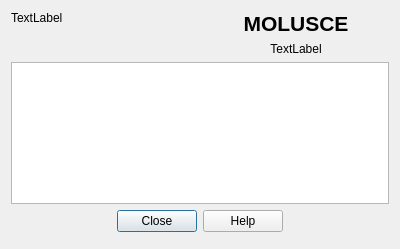
<?xml version="1.0" encoding="UTF-8"?>
<ui version="4.0">
 <class>AboutDialogBase</class>
 <widget class="QDialog" name="AboutDialogBase">
  <property name="geometry">
   <rect>
    <x>0</x>
    <y>0</y>
    <width>400</width>
    <height>249</height>
   </rect>
  </property>
  <property name="windowTitle">
   <string>About MOLUSCE</string>
  </property>
  <layout class="QGridLayout" name="gridLayout" columnstretch="0,0">
   <item row="1" column="1">
    <widget class="QLabel" name="lblVersion">
     <property name="text">
      <string>TextLabel</string>
     </property>
     <property name="alignment">
      <set>Qt::AlignCenter</set>
     </property>
    </widget>
   </item>
   <item row="0" column="0" rowspan="2">
    <widget class="QLabel" name="lblLogo">
     <property name="text">
      <string>TextLabel</string>
     </property>
     <property name="alignment">
      <set>Qt::AlignLeading|Qt::AlignLeft|Qt::AlignTop</set>
     </property>
    </widget>
   </item>
   <item row="0" column="1">
    <widget class="QLabel" name="label">
     <property name="text">
      <string>&lt;!DOCTYPE HTML PUBLIC &quot;-//W3C//DTD HTML 4.0//EN&quot; &quot;http://www.w3.org/TR/REC-html40/strict.dtd&quot;&gt;
&lt;html&gt;&lt;head&gt;&lt;meta name=&quot;qrichtext&quot; content=&quot;1&quot; /&gt;&lt;style type=&quot;text/css&quot;&gt;
p, li { white-space: pre-wrap; }
&lt;/style&gt;&lt;/head&gt;&lt;body style=&quot; font-family:'Droid Sans'; font-size:8pt; font-weight:400; font-style:normal;&quot;&gt;
&lt;p align=&quot;center&quot; style=&quot; margin-top:0px; margin-bottom:0px; margin-left:0px; margin-right:0px; -qt-block-indent:0; text-indent:0px;&quot;&gt;&lt;span style=&quot; font-size:16pt; font-weight:600;&quot;&gt;MOLUSCE&lt;/span&gt;&lt;/p&gt;&lt;/body&gt;&lt;/html&gt;</string>
     </property>
     <property name="alignment">
      <set>Qt::AlignCenter</set>
     </property>
    </widget>
   </item>
   <item row="2" column="0" colspan="2">
    <widget class="QTextBrowser" name="textBrowser">
     <property name="readOnly">
      <bool>true</bool>
     </property>
     <property name="html">
      <string>&lt;!DOCTYPE HTML PUBLIC &quot;-//W3C//DTD HTML 4.0//EN&quot; &quot;http://www.w3.org/TR/REC-html40/strict.dtd&quot;&gt;
&lt;html&gt;&lt;head&gt;&lt;meta name=&quot;qrichtext&quot; content=&quot;1&quot; /&gt;&lt;style type=&quot;text/css&quot;&gt;
p, li { white-space: pre-wrap; }
&lt;/style&gt;&lt;/head&gt;&lt;body style=&quot; font-family:'MS Shell Dlg 2'; font-size:8.25pt; font-weight:400; font-style:normal;&quot;&gt;
&lt;p style=&quot;-qt-paragraph-type:empty; margin-top:0px; margin-bottom:0px; margin-left:0px; margin-right:0px; -qt-block-indent:0; text-indent:0px; font-family:'Sans Serif'; font-size:9pt;&quot;&gt;&lt;br /&gt;&lt;/p&gt;&lt;/body&gt;&lt;/html&gt;</string>
     </property>
     <property name="textInteractionFlags">
      <set>Qt::LinksAccessibleByMouse|Qt::TextSelectableByMouse</set>
     </property>
     <property name="openExternalLinks">
      <bool>true</bool>
     </property>
    </widget>
   </item>
   <item row="6" column="0" colspan="2">
    <layout class="QHBoxLayout" name="horizontalLayout">
     <property name="leftMargin">
      <number>6</number>
     </property>
     <property name="rightMargin">
      <number>6</number>
     </property>
     <property name="bottomMargin">
      <number>6</number>
     </property>
     <item>
      <spacer name="horizontalSpacer">
       <property name="orientation">
        <enum>Qt::Horizontal</enum>
       </property>
       <property name="sizeHint" stdset="0">
        <size>
         <width>40</width>
         <height>20</height>
        </size>
       </property>
      </spacer>
     </item>
     <item>
      <widget class="QDialogButtonBox" name="buttonBox">
       <property name="orientation">
        <enum>Qt::Horizontal</enum>
       </property>
       <property name="standardButtons">
        <set>QDialogButtonBox::Close|QDialogButtonBox::Help</set>
       </property>
      </widget>
     </item>
     <item>
      <spacer name="horizontalSpacer_2">
       <property name="orientation">
        <enum>Qt::Horizontal</enum>
       </property>
       <property name="sizeHint" stdset="0">
        <size>
         <width>40</width>
         <height>20</height>
        </size>
       </property>
      </spacer>
     </item>
    </layout>
   </item>
  </layout>
 </widget>
 <resources/>
</ui>
